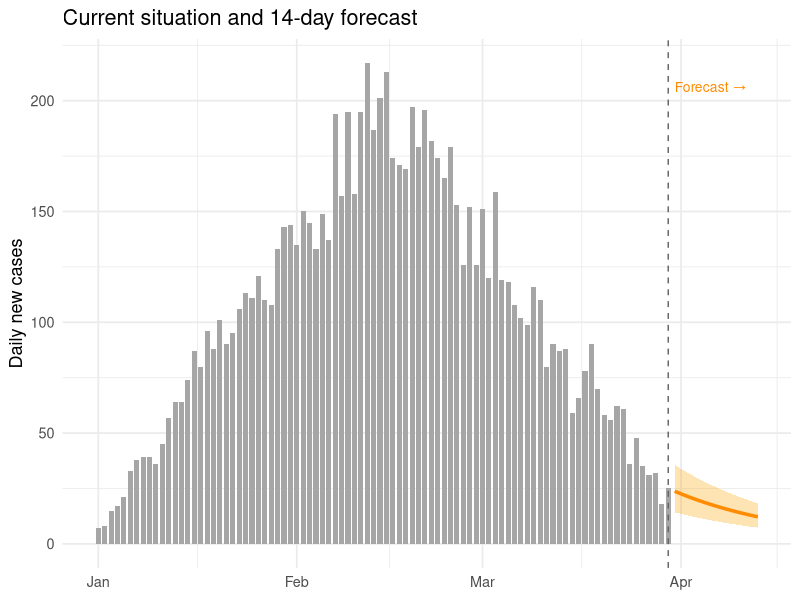
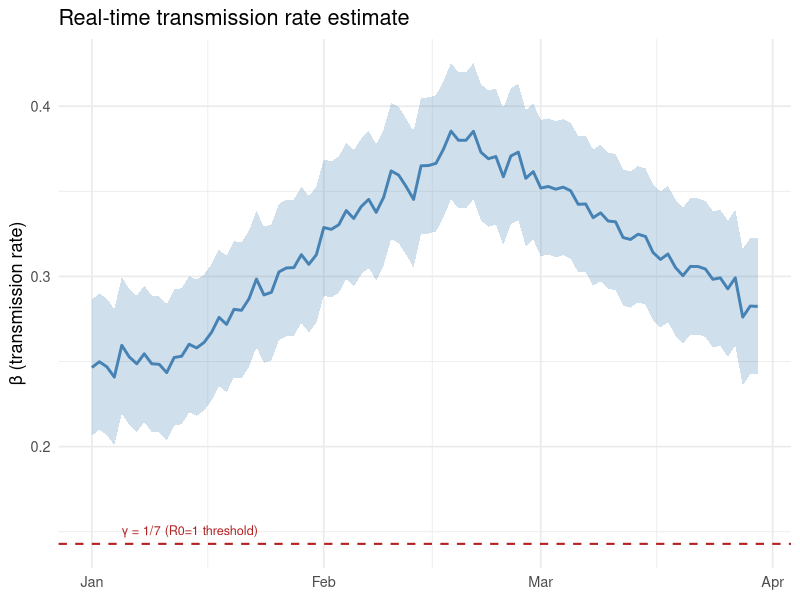

Here is the R script that generated these plots, in order:
## ---- chunk 1
#| label: dashboard-data

library(ggplot2)
library(dplyr)

set.seed(2024)
n <- 90
dates <- seq(as.Date("2024-01-01"), by = "day", length.out = n)

# Simulate observations
obs_vec <- rpois(n, lambda = c(seq(5, 200, length.out = 45),
                               seq(200, 20, length.out = 45)))

# Simulated EnKF beta estimates
beta_est <- c(rep(0.25, 10),
              seq(0.25, 0.38, length.out = 40),
              seq(0.38, 0.28, length.out = 40)) +
              rnorm(n, 0, 0.005)
beta_est <- pmax(0.1, beta_est)

df <- data.frame(
  date       = dates,
  new_cases  = obs_vec,
  beta       = beta_est,
  beta_lo    = beta_est - 0.04,
  beta_hi    = beta_est + 0.04
)

# 14-day forecast from last observed day
last_date <- max(dates)
fcst_days <- 14
fcst <- data.frame(
  date   = last_date + seq_len(fcst_days),
  median = obs_vec[n] * 0.95^seq_len(fcst_days),
  lo     = obs_vec[n] * 0.95^seq_len(fcst_days) * 0.6,
  hi     = obs_vec[n] * 0.95^seq_len(fcst_days) * 1.5
)
## ---- chunk 2
#| label: dashboard-cases
#| fig-cap: "Dashboard panel 1: observed cases (bars) with 14-day forecast (line and ribbon). The forecast extends beyond the last observed data point."

ggplot() +
  geom_col(data = df, aes(x = date, y = new_cases),
           fill = "grey65", width = 0.8) +
  geom_ribbon(data = fcst, aes(x = date, ymin = lo, ymax = hi),
              fill = "orange", alpha = 0.3) +
  geom_line(data = fcst, aes(x = date, y = median),
            colour = "darkorange", linewidth = 1.2) +
  geom_vline(xintercept = last_date, linetype = "dashed",
             colour = "grey40") +
  annotate("text", x = last_date + 1, y = max(obs_vec) * 0.95,
           label = "Forecast →", hjust = 0, size = 3.5,
           colour = "darkorange") +
  labs(x = NULL, y = "Daily new cases",
       title = "Current situation and 14-day forecast") +
  theme_minimal(base_size = 13)
## ---- chunk 3
#| label: dashboard-beta
#| fig-cap: "Dashboard panel 2: real-time transmission rate β estimated by the EnKF. The shaded band is the 95% posterior interval; values above the dashed line (β = 1/7 ≈ 0.143) indicate a growing epidemic."

ggplot(df, aes(x = date)) +
  geom_ribbon(aes(ymin = beta_lo, ymax = beta_hi),
              fill = "steelblue", alpha = 0.25) +
  geom_line(aes(y = beta), colour = "steelblue", linewidth = 1) +
  geom_hline(yintercept = 1/7, linetype = "dashed",
             colour = "firebrick", linewidth = 0.7) +
  annotate("text", x = dates[5], y = 1/7 + 0.008,
           label = "γ = 1/7 (R0=1 threshold)",
           hjust = 0, size = 3.2, colour = "firebrick") +
  labs(x = NULL, y = "β (transmission rate)",
       title = "Real-time transmission rate estimate") +
  theme_minimal(base_size = 13)
